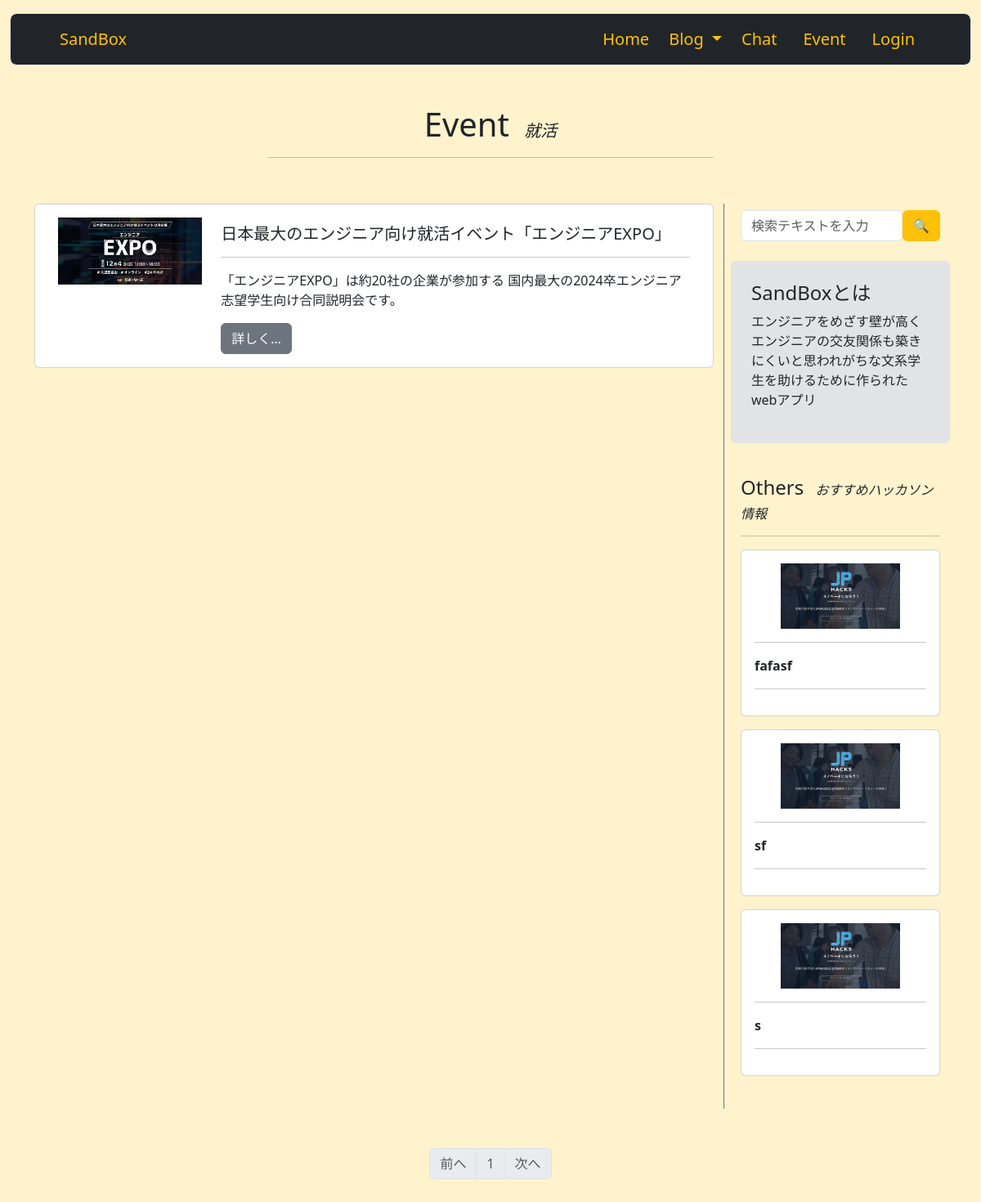
The page /job_search_event on the database as committed earlier.
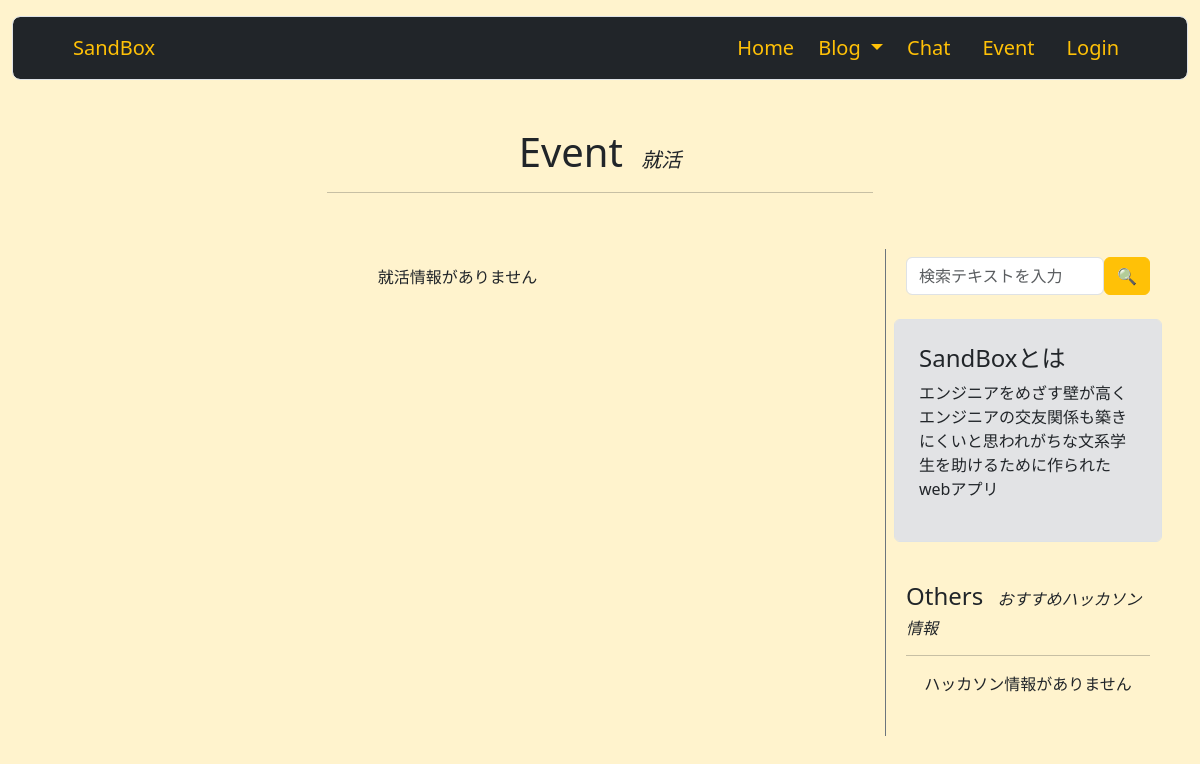
The same page on the database as committed later.
### sandbox_system/models.py (models this page shows, shortened)
class Event(db.Model):
    __tablename__ = 'event'
    id = db.Column(db.Integer, primary_key=True)
    category = db.Column(db.String(64))
    title = db.Column(db.String(140))
    summary = db.Column(db.String(140))
    text = db.Column(db.Text)
    url = db.Column(db.String(140))
    image = db.Column(db.String(140))

### sandbox_system/events/view.py (the view)
@events.route('/job_search_event', methods=['GET', 'POST'])
def job_search_event():
    form = EventSearchForm()
    page = request.args.get('page', 1, type=int)
    if Event.query.filter_by(category='就活').first():
        job_search_events = Event.query.filter_by(category='就活').order_by(Event.id.desc()).paginate(page=page, per_page=10)
    else:
        job_search_events = ''
    if Event.query.filter_by(category='ハッカソン').first():
        recent_hackathon_events = Event.query.filter_by(category='ハッカソン').order_by(Event.id.desc()).limit(3).all()
    else:
        recent_hackathon_events = ''
    return render_template('event/job_search_event.html', form=form, job_search_events=job_search_events, recent_hackathon_events=recent_hackathon_events)

### sandbox_system/events/form.py
class EventSearchForm(FlaskForm):
    searchtext = StringField('検索テキスト', validators=[DataRequired()])
    submit = SubmitField('🔍')

### sandbox_system/__init__.py (called while the page is built)
@event.listens_for(Engine, "connect")
def set_sqlite_pragma(dbapi_connection, connection_record):
    cursor = dbapi_connection.cursor()
    cursor.execute("PRAGMA foreign_keys=ON")
    cursor.close()

### sandbox_system/templates/event/job_search_event.html (shortened to what the changed rows need)
{% extends 'base.html' %}
{% block content %}
    <div class="container pb-4">
        <div class="row my-3">
            <div class="col-md-6 m-auto text-center">
                {% if searchtext %}
                    <h1 class="text-center">"{{ searchtext }}"の検索結果</h1>
                    <hr>
                {% else %}
                    <h1 class="text-center">Event <span class="fs-5 ms-2 fst-italic">就活</span></h1>
                {% endif %}
            </div>
        </div>
    </div>
    <div class="container">
        <div class="row">
            <div class="col-9">
                <div class="row">
                    {% if job_search_events %}
                    {% for job_search_event in job_search_events.items %}
                    <div class="col-12 mb-2">
                        <div class="card h-100">
                            <div class="card-body" style="max-height: 15rem;">
                                <div class="container">
                                    <div class="row row-cols-auto">
                                        {% if job_search_event.image %}
                                        <div class="col-3 mb-3" style="text-align: center;">
                                                <img src="{{ url_for('static', filename='image/' + job_search_event.image) }}" class="img-fluid" style="max-height: 8rem; max-width: 11rem;">
                                        </div>
                                        {% endif %}
                                        <div class="col-9">
                                            <h5 class="card-title pt-2"><a href="{{ job_search_event.url }}" class="text-decoration-none text-dark">{{ job_search_event.title }}</a></h5>
                                            <hr>
                                            <p>{{ job_search_event.summary }}</p>
                                            <a href="{{ job_search_event.url }}" class="btn btn-secondary">詳しく…</a>
                                        </div>
                                    </div>
                                </div>
                            </div>
                        </div>
                    </div>
                    {% endfor %}
                    {% else %}
                    <p class="text-center my-3">就活情報がありません</p>
                    {% endif %}
                </div>
            </div>
            <div class="col-md-3 p-2 bg-opacity-10 border border-secondary border-end-0 border-top-0 border-bottom-0">
                <div class="position-sticky" style="top: 12rem;">
                    <div class="container py-3">
                        <h4>Others <span class="fs-6 ms-2 fst-italic">おすすめハッカソン情報</span></h4>
                        <hr>
                        {% if recent_hackathon_events %}
                        {% for recent_hackathon_event in recent_hackathon_events %}
                        <div class="col mb-3">
                            <div class="card h-100">
                                <div class="card-body" style="max-height: 13rem;">
                                    {% if recent_hackathon_event.image %}
                                        <div style="text-align: center;">
                                                <img src="{{ url_for('static', filename='image/' + recent_hackathon_event.image) }}" class="img-fluid card-image-top" style="max-height: 5rem;">
                                        </div>
                                    {% endif %}
                                    <hr>
                                    <p class="card-title fs-6"><a href="{{ recent_hackathon_event.url }}" class="text-decoration-none text-dark"><b>{{ recent_hackathon_event.title }}</b></a></p>
                                    <hr>
                                </div>
                            </div>
                        </div>
                        {% endfor %}
                        {% else %}
                        <p class="text-center my-3">ハッカソン情報がありません</p>
                        {% endif %}
                    </div>
                </div>
            </div>
        </div>
    </div>
    {% if job_search_events %}
        <nav class="my-5" aria-label="Page navigation">
            <ul class="pagination justify-content-center">
                <li {% if job_search_events.has_prev %} class="page-item" {%else%} class="page-item disabled" {% endif %}><a class="page-link" href="{% if job_search_events.has_prev %}{{ url_for('events.job_search_event', page=job_search_events.prev_num) }}{% else %}#{% endif %}">前へ</a></li>
        {% for page_num in job_search_events.iter_pages(left_edge=1, right_edge=1, left_current=1, right_current=2) %}
            {% if page_num %}
                {% if job_search_events.page == page_num %}
                    <li class="page-item disabled"><a class="page-link" href="#">{{ page_num }}</a></li>
                {% else %}
                    <li class="page-item"><a class="page-link" href="{{ url_for('events.job_search_event', page=page_num) }}">{{ page_num }}</a></li>
                {% endif %}
            {% else %}
                <li class="page-item disabled"><a class="page-link" href="#">&hellip;</a></li>
            {% endif %}
        {% endfor %}
            <li {% if job_search_events.has_next %} class="page-item" {% else %} class="page-item disabled" {% endif %}><a class="page-link" href="{% if job_search_events.has_next %}{{ url_for('events.job_search_event',page=job_search_events.next_num) }}{% else %}#{% endif %}">次へ</a></li>
            </ul>
        </nav>
    {% endif %}
{% endblock %}

Rows that differ between the two databases and show on the page:
removed Event: image (picture), title "日本最大のエンジニア向け就活イベント「エンジニアEXPO」", summary "「エンジニアEXPO」は約20社の企業が参加する 国内最大の2024卒エンジニア志望学生向け合同説明会です。", shown under "Event 就活"
removed Event: image (picture), title "fafasf", shown under "Others おすすめハッカソン情報"
removed Event: image (picture), title "sf", shown under "Others おすすめハッカソン情報"
removed Event: image (picture), title "s", shown under "Others おすすめハッカソン情報"
Other text that changed with them:
text no longer shown: "前へ 次へ"
text now shown: "就活情報がありません ハッカソン情報がありません"
list line gone: "1"
